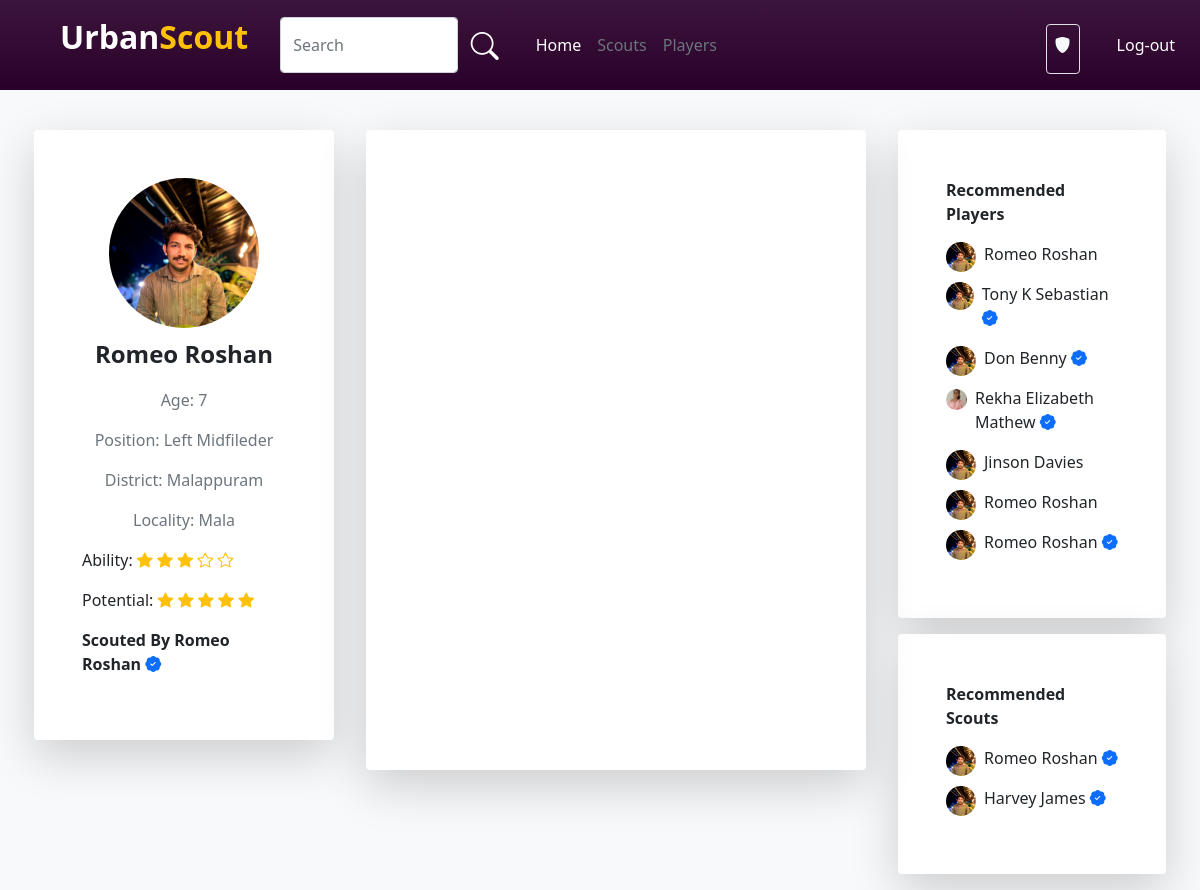
/playerhome/41, run on an earlier commit of the app's database.
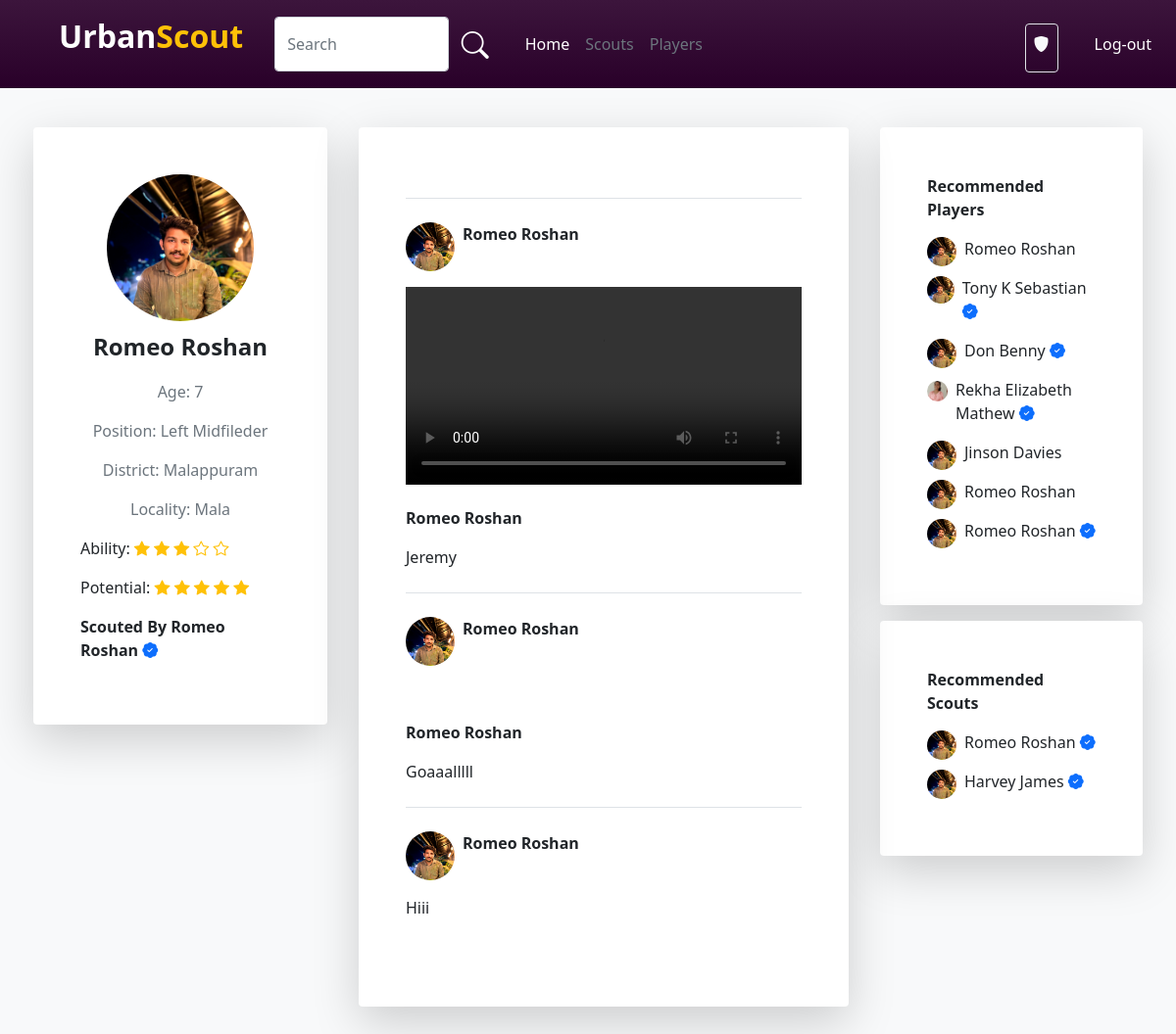
And on a later commit of the database.
### account/models.py (models this page shows)
class User(AbstractUser):
    username=models.CharField(max_length=32, blank=True, null=True)
    USERNAME_FIELD = 'email'
    email = models.EmailField(unique=True)
    img=models.ImageField(upload_to='pics',default='https://img.freepik.com/free-icon/man_318-677829.jpg',null=True)
    is_player=models.BooleanField('is_player',default=False)
    is_club=models.BooleanField('is_club',default=False)
    is_scout=models.BooleanField('is_scout',default=False)
    player_dob = models.DateField(("Date of Birth"), default=date.today, validators=[validate_dob])
    player_pos = models.CharField(("Position"),default='',max_length=30,choices=Pos_Choice)
    district = models.CharField(("District"),default='',max_length=20,choices=District_Choice)
    locality = models.CharField(("Locality"),default='',max_length=50,blank=True)
    player_foot = models.CharField(("Prefered Foot"),default='',max_length=10,choices=Foot_Choice)
    player_ability = models.IntegerField(("Ability"),default=0,choices=Ability_Choice)
    club_reputation = models.IntegerField(("Club Reputation"),default=0,choices=Ability_Choice)
    player_potential = models.IntegerField(("Potential"),default=0,choices=Ability_Choice)
    desc=models.CharField(("Description"),max_length=100, default='')
    club_name=models.CharField((("Club Name")),default='',max_length=30)
    scouted_by=models.CharField(max_length=30,default='')
    REQUIRED_FIELDS = []

class NewFeeds(models.Model):
    feed=models.CharField(max_length=200)
    img=models.ImageField(upload_to='pics',null=True)
    video = models.FileField(upload_to='pics',
    validators=[FileExtensionValidator(allowed_extensions=['MOV','avi','mp4','webm','mkv'])], null=True)
    user=models.ForeignKey(User,on_delete=models.CASCADE,related_name='newfeeds_as_user')

### account/views.py (the view)
# urls.py: path('playerhome/<int:user_id>',views.playerHome,name="player-home"),
def playerHome(request,user_id):
    players = User.objects.filter(is_player=True)
    scout=User.objects.filter(is_scout=True)
    ability_range = range(0, 5)
    feeds=NewFeeds.objects.filter(user_id=user_id).order_by('-id')
    ability_range = range(0, 5)
    player=User.objects.filter(id=user_id)
    return render(request,'player-home.html',{'player':player,'abilityRange':ability_range,'playerdata':players,'scout':scout,'feeds':feeds})

### template/player-home.html (shortened to what this page needs)
{% load static %}
<!DOCTYPE html>
<html lang="en">
<head>
    <link rel="stylesheet" href="{% static 'style.css' %}">
    <link href="https://cdn.jsdelivr.net/npm/bootstrap@5.0.2/dist/css/bootstrap.min.css" rel="stylesheet"
>
    <link rel="stylesheet" href="https://cdn.jsdelivr.net/npm/bootstrap-icons@1.10.5/font/bootstrap-icons.css">
</head>
<body class="bg-light">
    <nav class="navbar player-navbar navbar-expand-lg">
        <div class="container-fluid">
            <a class="ms-5 navbar-brand d-flex fs-2 fw-bold" href="#">
                <p class="text-white">Urban</p>
                <p class="text-warning">Scout</p>
            </a>
            <div class="collapse navbar-collapse" id="navbarNav">
                <div class="ms-3 d-flex w-50">
                    <input type="text" class="form-control" placeholder="Search">
                    <button class="btn shadow-none"><i class="bi bi-search fs-3 text-white"></i></button>
                </div>
                <div class="ms-3">
                    <ul class="navbar-nav me-auto mb-2 mb-lg-0">
                        <li class="nav-item">
                            <a class="nav-link  text-white" aria-current="page" href="{% url 'index' %}">Home</a>
                        </li>
                        <li class="nav-item">
                            <a class="nav-link text-secondary" aria-current="page" href="{% url 'ClubScout' %}">Scouts</a>
                        </li>
                        <li class="nav-item">
                            <a class="nav-link text-secondary" aria-current="page"
                                href="{% url 'ClubPlayer' %}">Players</a>
                        </li>
                    </ul>
                </div>
                <div class="d-flex w-100 justify-content-start justify-content-sm-end">
                    <div class="border rounded p-2 pb-0 mt-2 ms-3">
                        <p class="text-light "><i class="bi bi-shield-fill"></i> {{user.club_name}} </p>
                    </div>
                    <a class="d-flex flex-column justify-content-center text-decoration-none"
                        href="{% url 'logout' %}"><button class="btn text-white ms-4">Log-out</button></a>
                </div>
            </div>
        </div>
    </nav>
    {% for i in player %}
    <div class="d-flex flex-wrap justify-content-center mt-4">
        <div class="col-lg-3 h-50 col-12 m-3 p-5 rounded bg-white shadow-lg position-sticky">
            <div class="">
                <div class="d-flex justify-content-center">
                    <div class="">
                        <img class="rounded-circle img-width" src={{i.img.url}} alt="">
                    </div>
                </div>
                <div class="text-center">
                    <p class="text-dark mt-2 fs-4 fw-bold">{{i.first_name}} {{i.last_name}}</p>
                    <p id="age" class="text-secondary"></p>
                    <p class="text-secondary">Position: {{i.player_pos}}</p>
                    <p class="text-secondary">District: {{i.district}}</p>
                    <p class="text-secondary">Locality: {{i.locality}}</p>
                </div>
                <div>
                    <p>Ability:{% with ability=i.player_ability %} {% for j in abilityRange %}
                        {% if j < ability %}
                        <i class="bi bi-star-fill text-warning"></i>
                        {% else %}
                        <i class="bi bi-star text-warning"></i>
                        {% endif %}
                        {% endfor %}
                        {% endwith %}
                    </p>
                    <p>Potential:{% with potential=i.player_potential %} {% for j in abilityRange %}
                        {% if j < potential %}
                        <i class="bi bi-star-fill text-warning"></i>
                        {% else %}
                        <i class="bi bi-star text-warning"></i>
                        {% endif %}
                        {% endfor %}
                        {% endwith %}
                    </p>
                    {% if i.scouted_by != '' %}
                    <p class="fw-bold">Scouted By {{i.scouted_by}} <i class="bi bi-patch-check-fill text-primary"></i></p>
                    {% endif %}
                </div>
            </div>
        </div>
        <div class="col-lg-5 col-12 player-feeds m-3 p-5 rounded bg-white shadow-lg">
            {% for j in feeds %}
            <div class="mt-4 border-top pt-4">
                <div class="d-flex">
                    <div class="feed-img">
                        <img class="w-100 rounded-circle" src={{i.img.url}} alt="">
                    </div>
                    <div class="ms-2">
                        <p class="fw-bold">
                            {{i.first_name}} {{i.last_name}}
                        </p>
                    </div>
                </div>
                <div class="w-100 mt-3">
                    {% if j.video.url != '' %}
                    <video class="w-100" controls>
                        <source src="{{ j.video.url }}" type="video/mp4">
                    </video>
                    <p class="fw-bold mt-3">{{i.first_name}} {{i.last_name}}
                    {% endif %}
                    {% if j.img.url != '' %}
                    <div class="w-100 mt-3">
                    </div>
                    <p class="fw-bold mt-3">{{i.first_name}} {{i.last_name}}
                    {% endif %}
                </div>
                <div class="">
                    <p>{{j.feed}}</p>
                </div>
            </div>
            {% endfor %}
        </div>
        {% endfor %}
        <div class="col-lg-3 col-12">
            <div class="m-3 p-5 rounded bg-white shadow-lg">
                <div>
                    <p class="fw-bold">Recommended Players</p>
                    {% for Players in playerdata %}
                    <a class="text-decoration-none text-dark" href="{% url 'player-home' Players.id %}">
                        <div class="d-flex">
                            <div class="rec-img-club">
                                <img class="w-100 rounded-circle" src="{{Players.img.url}}" alt="">
                            </div>
                            <p class="ms-2">{{Players.first_name}} {{Players.last_name}}{% if Players.scouted_by != '' %}
                                <i class="bi bi-patch-check-fill text-primary"></i>
                                {% endif %}</p></p>
                        </div>
                    </a>
                    {% endfor %}
                </div>
            </div>
            <div class="m-3 p-5 rounded bg-white shadow-lg">
                <div>
                    <p class="fw-bold">Recommended Scouts</p>
                    {% for scouts in scout %}
                    {% if scouts.is_staff == 0 %}
                    <a class="text-decoration-none text-dark" href="{% url 'scout-home' scouts.id %}">
                        <div class="d-flex">
                            <div class="rec-img-club">
                                <img class="w-100 rounded-circle" src="{{scouts.img.url}}" alt="">
                            </div>
                            <p class="ms-2">{{scouts.first_name}} {{scouts.last_name}} <i class="bi bi-patch-check-fill text-primary"></i></p>
                        </div>
                    </a>
                    {% endif %}
                    {% endfor %}
                </div>
            </div>
        </div>
    </div>
</body>
</html>

### static/style.css (style rules this page uses)
.player-navbar { background: linear-gradient(rgb(60, 21, 60), rgb(41, 0, 41)); }
.img-width { width: 150px; height: 150px; }
.feed-img { width: 50px; height: 50px; }
.rec-img-club { width: 30px; height: 30px; }
.player-feeds { height: 80vh; overflow-y: scroll; position: relative; }

What changed in the data, as far as the page shows it:
added NewFeeds: img (picture), {{ i.first_name }} "Romeo", {{ i.last_name }} "Roshan", feed "Jeremy", shown under User "Left Midfileder"
added NewFeeds: img (picture), {{ i.first_name }} "Romeo", {{ i.last_name }} "Roshan", feed "Goaaalllll", shown under User "Left Midfileder"
added NewFeeds: img (picture), {{ i.first_name }} "Romeo", {{ i.last_name }} "Roshan", feed "Hiii", shown under User "Left Midfileder"
